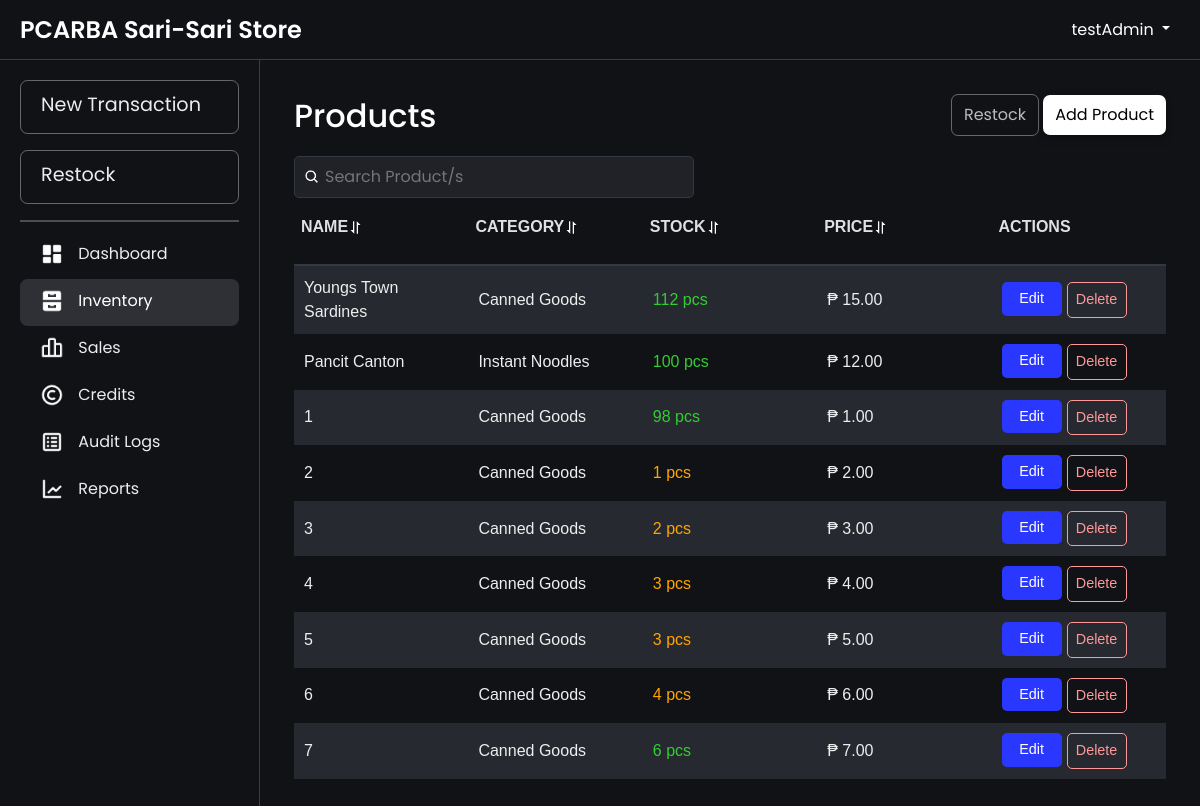
Page /inventory.php (signed in) on the committed database.
### tables this page shows
CREATE TABLE `products` (
  `productId` int(11) NOT NULL AUTO_INCREMENT,
  `productName` varchar(100) NOT NULL,
  `productCategory` varchar(100) NOT NULL,
  `unitPrice` decimal(10,2) NOT NULL,
  `categoryId` int(11) NOT NULL,
  `status` enum('Active','Inactive') NOT NULL DEFAULT 'Active',
  `unit` enum('pcs','kg','L','pack','mL','doz','m') NOT NULL DEFAULT 'pcs',
  PRIMARY KEY (`productId`),
  KEY `categories_products` (`categoryId`),
  CONSTRAINT `categories_products` FOREIGN KEY (`categoryId`) REFERENCES `categories` (`categoryId`)
);

CREATE TABLE `categories` (
  `categoryId` int(11) NOT NULL AUTO_INCREMENT,
  `categoryName` varchar(40) DEFAULT NULL,
  PRIMARY KEY (`categoryId`)
);

### htdocs/inventory.php (the view, shortened to what this page needs)
<?php
include 'db.php';
function isProductReferencedInSaleItem($conn, $productId)
{
    $query = "SELECT COUNT(*) as count FROM sale_item WHERE productId = ?";
    $stmt = $conn->prepare($query);
    $stmt->bind_param("i", $productId);
    $stmt->execute();
    $result = $stmt->get_result();
    $row = $result->fetch_assoc();
    return $row['count'] > 0;
}
$query = "
    SELECT
        p.productId,
        p.productName,
        c.categoryName AS productCategory,
        p.unitPrice,
        COALESCE(SUM(b.quantity), 0) AS totalStock,
        p.unit
    FROM
        products p
    LEFT JOIN
        batchItem b ON p.productId = b.productId
    LEFT JOIN
        categories c ON p.categoryId = c.categoryId
    GROUP BY
        p.productId, p.productName, c.categoryName, p.unitPrice, p.unit
";
$result = $conn->query($query);
$products = $result->fetch_all(MYSQLI_ASSOC);
?>
<!DOCTYPE html>
<html lang="en">
<head>
    <link href="css/bootstrap.min.css" rel="stylesheet">
    <link rel="stylesheet" href="css/layer1.css">
</head>
<body>
    <?php include 'navbar.php'; ?>
    <div class="main-content fade-in">
        <div class="container">
            <div class="header-container">
                <h2>Products</h2>
                <div class="button">
                    <a href="restock.php" class="restock-button">Restock</a>
                    <a href="insertProduct.php" class="button-product">Add Product</a>
                </div>
                <div class="search-container">
                    <div class="search-wrapper">
                        <img src="images/search-icon.png" alt="Search" class="search-icon">
                        <input type="text" id="searchBar" placeholder="Search Product/s" onkeyup="filterProducts(); toggleClearIcon();">
                    </div>
                </div>
            </div>
            <div class="table-wrapper">
                <table id="productTable" data-sort-order="asc">
                    <thead>
                        <tr align="left">
                            <th onclick="sortTable(0)">Name<span class="sort-icon"><img src="images/sort.png" alt="sort"></span></th>
                            <th onclick="sortTable(1)">Category<span class="sort-icon"><img src="images/sort.png" alt="sort"></span></th>
                            <th onclick="sortTable(2)">Stock<span class="sort-icon"><img src="images/sort.png" alt="sort"></span></th>
                            <th onclick="sortTable(3)">Price<span class="sort-icon"><img src="images/sort.png" alt="sort"></span></th>
                            <th>Actions</th>
                        </tr>
                    </thead>
                    <tbody>
                        <?php if (empty($products)) { ?>
                            <tr>
                                <td colspan="5" style="text-align: center;">No products found. <a href="insertProduct.php">Stock a product</a>.</td>
                            </tr>
                        <?php } else { ?>
                            <?php foreach ($products as $product) {
                                $stockClass = '';
                                if ($product['totalStock'] == 0) {
                                    $stockClass = 'stock-out';
                                } elseif ($product['totalStock'] < 5) {
                                    $stockClass = 'stock-low';
                                } else {
                                    $stockClass = 'stock-good';
                                }
                                $isReferenced = isProductReferencedInSaleItem($conn, $product['productId']);
                            ?>
                                <tr>
                                    <td><?php echo htmlspecialchars($product['productName']); ?></td>
                                    <td><?php echo htmlspecialchars($product['productCategory']); ?></td>
                                    <td class="<?php echo $stockClass; ?>"><?php echo $product['totalStock'] == 0 ? 'Out of Stock' : htmlspecialchars($product['totalStock']) . (isset($product['unit']) ? ' ' . htmlspecialchars($product['unit']) : ''); ?></td>
                                    <td>₱ <?php echo htmlspecialchars($product['unitPrice']); ?></td>
                                    <td>
                                        <div class="action-buttons">
                                            <form method="post" style="display:inline;">
                                                <a href="editProduct.php?productName=<?php echo urlencode($product['productName']); ?>" class="btn-action btn-edit">
                                                    <span>Edit</span>
                                                </a>
                                            </form>
                                            <form method="post" style="display:inline;" onsubmit="return confirmDelete()">
                                                <button type="submit" name="delete_product" class="btn-action btn-delete" <?php echo $isReferenced ? 'disabled' : ''; ?>>
                                                    <span>Delete</span>
                                                </button>
                                            </form>
                                        </div>
                                    </td>
                                </tr>
                            <?php } ?>
                        <?php } ?>
                    </tbody>
                </table>
            </div>
        </div>
    </div>
</body>
</html>

### htdocs/css/layer1.css (style rules this page uses)
.fade-in { animation: fadeInAnimation ease .1s; -webkit-animation: fadeInAnimation ease 1s; -moz-animation: fadeInAnimation ease 1s; -o-animation: fadeInAnimation ease 1s; -ms-animation: fadeInAnimation ease 1s; }
body { background-color: rgb(17, 18, 22); font-family: "Poppins", serif; color: white; }

### htdocs/inventory.php (style rules this page uses)
.search-container { margin-top: 10px; display: flex; justify-content: space-between; align-items: center; gap: 10px; position: relative; width: 100%; }
.header-container { display: flex; align-items: center; flex-wrap: wrap; flex-direction: row; justify-content: space-between; position: relative; padding: 10px; }
.search-wrapper { display: flex; align-items: center; position: relative; width: 100%; max-width: 400px; }
.search-wrapper .search-icon { position: absolute; left: 10px; width: 16px; height: 16px; }
.search-wrapper input { padding: 8px 8px 8px 30px; width: 100%; border-radius: 5px; border: 1px solid #333942; background-color: rgba(33, 34, 39, 255); color: #f7f7f8; }
.table-wrapper { overflow-x: hidden; }
table { font-family: Arial, Helvetica, sans-serif; width: 90%; border-collapse: separate; border-spacing: 0 10px; table-layout: fixed; }
table thead { position: sticky; top: 0; z-index: 10; background-color: #1f1f1f; }
table tbody tr:nth-child(odd) { background-color: #272930; }
table tbody tr:nth-child(even) { background-color: rgb(17, 18, 22); }
table th, table td { text-wrap: auto; }
table th { padding: 7px; background-color: rgb(17, 18, 22); color: rgba(247, 247, 248, 0.9); font-weight: bold; text-transform: uppercase; font-size: 1rem; padding-bottom: 25px; }
table td { padding: 5px 10px; font-size: 1rem; color: #eee; margin: 0 5px; white-space: normal; overflow: hidden; text-overflow: ellipsis; word-wrap: break-word; }
table tr { background-color: transparent; }
.restock-button { display: inline-block; padding: 8px 12px; background: transparent; color: rgb(187, 188, 190); text-decoration: none; border-radius: 7px; border: 0.5px solid rgba(187, 188, 190, 0.5); transition: border-color 0.3s, color 0.3s; margin-bottom: 10px; }
.button-product { background: transparent; display: inline-block; padding: 8px 12px; background-color: rgb(255, 255, 255); color: #000; text-decoration: none; border-radius: 7px; box-shadow: 0 4px 8px rgba(0, 0, 0, 0.26); transition: all 0.3s ease; margin-bottom: 10px; }
.btn-action { text-decoration: none; padding: 6px 8px; font-size: 0.9rem; border-radius: 5px; transition: all 0.3s ease; display: inline-flex; align-items: center; justify-content: center; min-width: 60px; text-align: center; box-sizing: border-box; }
.btn-action span { display: inline; }
.btn-edit { background-color: rgb(42, 56, 255) !important; color: white !important; }
.btn-delete { border: 1px solid #ff3d3d !important; background-color: transparent !important; color: #ff3d3d !important; }
.btn-delete:disabled { border: 1px solid #ff9999 !important; color: #ff9999 !important; cursor: not-allowed; }
.action-buttons { display: flex; gap: 5px; }
th { cursor: pointer; }
th img { width: 15px; height: 15px; margin-right: 10px; }
.table-wrapper { height: 70vh; overflow-y: auto; position: relative; padding: 10px; padding-top: 0; }
#productTable { width: 100%; border-collapse: collapse; }
#productTable thead { position: sticky; top: 0; background: rgb(17, 18, 22); z-index: 10; }
#productTable th { background: rgb(17, 18, 22); border-bottom: 2px solid #333942; text-align: left; }
#productTable tbody { display: block; max-height: 65vh; }
#productTable tr { display: table; width: 100%; table-layout: fixed; }
#productTable td { padding: 10px 10px; font-size: 1rem; margin: 0 5px; width: 20%; }
.main-content { padding: 10px; height: 100vh; }
.stock-low { color: orange; }
.stock-good { color: limegreen; }

### htdocs/navbar.php (style rules this page uses)
html, body { margin: 0; padding: 0; width: 100%; height: 100%; overflow-x: hidden; }
body { display: grid; grid-template-rows: 60px 1fr; grid-template-columns: 260px 1fr; height: 100vh; overflow: hidden; margin: 0; }
.main-content { grid-row: 2 / -1; grid-column: 2 / -1; padding: 24px 24px; overflow-y: auto; transition: margin-left 0.3s; margin: 0; }
.container { width: 100%; padding: 0; margin: 0 auto; }

### rows in the picture
products: productName "Youngs Town Sardines", categoryId.categoryName "Canned Goods", totalStock "112", unit "pcs", unitPrice "15.00"
products: productName "Pancit Canton", categoryId.categoryName "Instant Noodles", totalStock "100", unit "pcs", unitPrice "12.00"
products: productName "1", categoryId.categoryName "Canned Goods", totalStock "98", unit "pcs", unitPrice "1.00"
products: productName "2", categoryId.categoryName "Canned Goods", totalStock "1", unit "pcs", unitPrice "2.00"
products: productName "3", categoryId.categoryName "Canned Goods", totalStock "2", unit "pcs", unitPrice "3.00"
products: productName "4", categoryId.categoryName "Canned Goods", totalStock "3", unit "pcs", unitPrice "4.00"
products: productName "5", categoryId.categoryName "Canned Goods", totalStock "3", unit "pcs", unitPrice "5.00"
products: productName "6", categoryId.categoryName "Canned Goods", totalStock "4", unit "pcs", unitPrice "6.00"
products: productName "7", categoryId.categoryName "Canned Goods", totalStock "6", unit "pcs", unitPrice "7.00"

### other values in the picture
$_SESSION['username'] "testAdmin"
